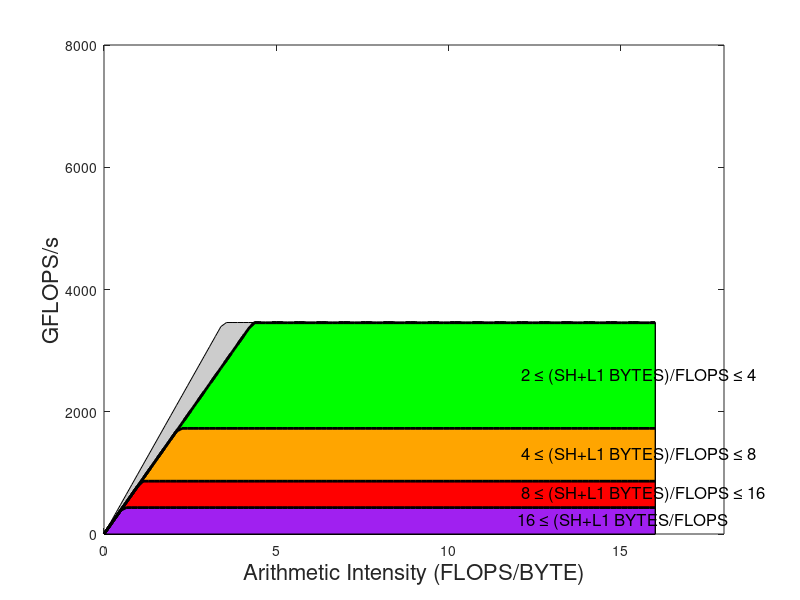
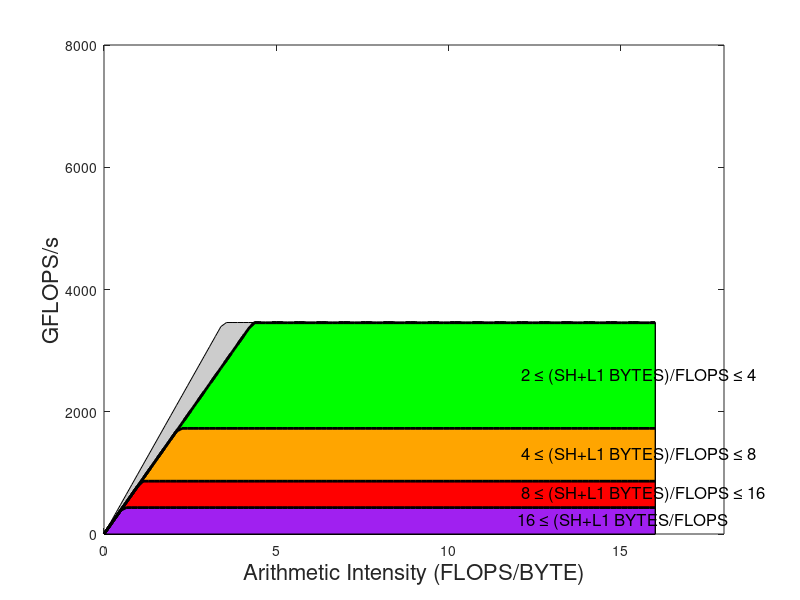

MATLAB code to generate these figures, in order:
%% AMD RADEON VII%% %% DP flops per bytearith = linspace(0,16,100);%% clinfo%%%% gpu charstheoBW = 1000measBW = 800; %% guessNcores = 60;Nbanks = 16;maxClock = 1.8;smemBW = Ncores*Nbanks*4*maxClock; % guess #cores x #simd x |word| x clock (non-boost)maxGF = 3460;%% plotarith0 = [arith,arith(end)];arith1 = [arith,0];fill(arith0, min(theoBW*arith1,maxGF), [0.8,0.8,0.8]);hold onorange = [255,165,0]/255;purple = [160,32,240]/255;gold   = [255,215,0]/255;lev16 = min(maxGF,min(measBW*arith1,smemBW/16));lev08 = min(maxGF,min(measBW*arith1,smemBW/8));lev04 = min(maxGF,min(measBW*arith1,smemBW/4));lev02 = min(maxGF,min(measBW*arith1,smemBW/2));lev01 = min(maxGF,min(measBW*arith1,smemBW/1));fill(arith0, lev01, gold);fill(arith0, lev02, 'g');fill(arith0, lev02, [0,1,0]);fill(arith0, lev04, orange);fill(arith0, lev08, [1,0,0]);fill(arith0, lev16, purple);plot(arith, lev01(1:end-1), 'k--', 'linewidth', 2)plot(arith, lev02(1:end-1), 'k-', 'linewidth', 2)plot(arith, lev04(1:end-1), 'k-', 'linewidth', 2)plot(arith, lev08(1:end-1), 'k-', 'linewidth', 2)plot(arith, lev16(1:end-1), 'k-', 'linewidth', 2)hold offxlabel('Arithmetic Intensity (FLOPS/BYTE)', 'fontsize', 16)ylabel('GFLOPS/s', 'fontsize', 16);%axis tight%grid ontext(12, 0.5*lev16(end-1), '16 \leq (SH+L1 BYTES/FLOPS', 'FontSize', 12)text(12, 0.5*(lev16(end-1)+lev08(end-1)), ' 8 \leq (SH+L1 BYTES)/FLOPS \leq 16', 'FontSize', 12)text(12, 0.5*(lev08(end-1)+lev04(end-1)), ' 4 \leq (SH+L1 BYTES)/FLOPS \leq 8', 'FontSize', 12)text(12, 0.5*(lev04(end-1)+lev02(end-1)), ' 2 \leq (SH+L1 BYTES)/FLOPS \leq 4', 'FontSize', 12)%text(12, 0.5*(lev02(end-1)+lev01(end-1)), '        (SH+L1 BYTES)/FLOPS \leq 2', 'FontSize', 12)axis([0 18 0 8000])pause(.05);print('-dpng', 'rooflinesTitanV.png')print('-dpdf', 'rooflinesTitanV.pdf')